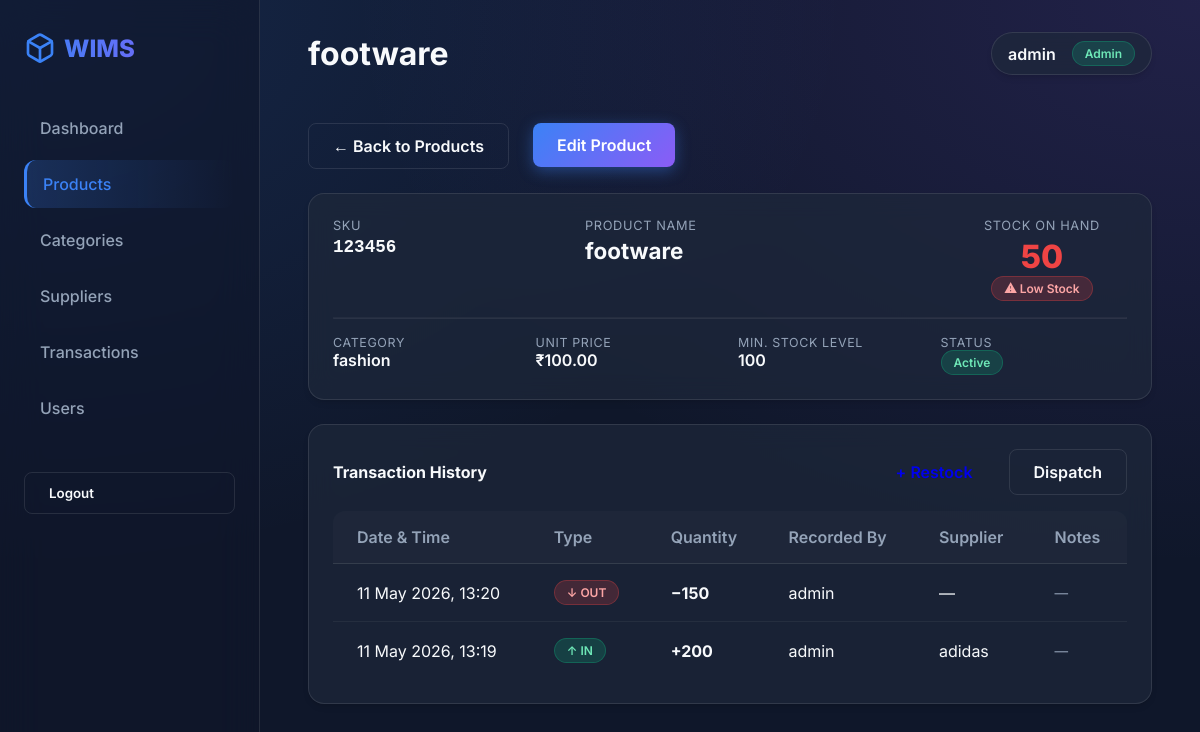
/products/1/ (signed in), run on the app's committed database.
### inventory/models.py (models this page shows, shortened)
class Product(models.Model):
    sku = models.CharField(max_length=50, unique=True)
    name = models.CharField(max_length=200)
    description = models.TextField(blank=True)
    category = models.ForeignKey(
        Category, on_delete=models.SET_NULL, null=True, blank=True, related_name="products"
    )
    unit_price = models.DecimalField(max_digits=10, decimal_places=2)
    min_stock = models.IntegerField(default=0, validators=[MinValueValidator(0)])
    is_active = models.BooleanField(default=True)  # Soft delete
    class Meta:
        ordering = ["name"]
    @property
    def stock_on_hand(self):
        result = self.transactions.aggregate(
            inbound=Coalesce(
                Sum("quantity", filter=Q(transaction_type="IN")), 0
            ),
            outbound=Coalesce(
                Sum("quantity", filter=Q(transaction_type="OUT")), 0
            ),
        )
        return result["inbound"] - result["outbound"]

class User(AbstractUser):
    ROLE_CHOICES = (
        ("ADMIN", "Admin"),
        ("MANAGER", "Manager"),
        ("STAFF", "Staff"),
    )
    role = models.CharField(max_length=10, choices=ROLE_CHOICES, default="STAFF")

class Category(models.Model):
    name = models.CharField(max_length=100, unique=True)
    description = models.TextField(blank=True)
    class Meta:
        verbose_name_plural = "Categories"
        ordering = ["name"]
    def __str__(self):
        return self.name

class Transaction(models.Model):
    TYPE_CHOICES = (
        ("IN", "Inbound (Restock)"),
        ("OUT", "Outbound (Dispatch)"),
    )
    product = models.ForeignKey(
        Product, on_delete=models.PROTECT, related_name="transactions"
    )
    user = models.ForeignKey(
        User, on_delete=models.PROTECT, related_name="transactions"
    )
    supplier = models.ForeignKey(
        Supplier,
        on_delete=models.PROTECT,
        null=True,
        blank=True,
        related_name="transactions",
    )
    transaction_type = models.CharField(max_length=3, choices=TYPE_CHOICES)
    quantity = models.PositiveIntegerField(validators=[MinValueValidator(1)])
    notes = models.TextField(blank=True, help_text="Optional reference or audit note.")
    timestamp = models.DateTimeField(auto_now_add=True)
    class Meta:
        ordering = ["-timestamp"]

class Supplier(models.Model):
    company_name = models.CharField(max_length=200)
    contact_person = models.CharField(max_length=100)
    email = models.EmailField()
    phone = models.CharField(max_length=20, blank=True)
    class Meta:
        ordering = ["company_name"]

### inventory/views.py (the view)
# urls.py: path("products/<int:pk>/", views.product_detail, name="product_detail"),
@login_required
def product_detail(request, pk):
    product = get_object_or_404(Product, pk=pk)
    transactions = Transaction.objects.filter(product=product).select_related(
        "user", "supplier"
    ).order_by("-timestamp")
    paginator = Paginator(transactions, 15)
    page_number = request.GET.get("page")
    page_obj = paginator.get_page(page_number)
    context = {
        "product": product,
        "page_obj": page_obj,
        "stock_on_hand": product.stock_on_hand,
    }
    return render(request, "inventory/product_detail.html", context)

### templates/inventory/product_detail.html (shortened to what this page needs)
{% extends "inventory/base.html" %}
{% block page_title %}{{ product.name }}{% endblock %}
{% block content %}
<div style="display: flex; gap: 1.5rem; align-items: flex-start; flex-wrap: wrap; margin-bottom: 1.5rem;">
    <a href="{% url 'product_list' %}" class="btn btn-outline">← Back to Products</a>
    {% if user.role == 'ADMIN' or user.role == 'MANAGER' or user.is_superuser %}
    <a href="{% url 'product_update' product.pk %}" class="btn btn-primary">Edit Product</a>
    {% endif %}
</div>
<div class="card glass" style="margin-bottom: 1.5rem;">
    <div style="display: flex; gap: 2rem; flex-wrap: wrap; align-items: flex-start;">
        <div style="flex: 1; min-width: 220px;">
            <p style="color: var(--text-muted); font-size: 0.8rem; margin-bottom: 0.25rem; text-transform: uppercase; letter-spacing: 0.05em;">SKU</p>
            <p style="font-size: 1.1rem; font-weight: 700; font-family: monospace;">{{ product.sku }}</p>
        </div>
        <div style="flex: 2; min-width: 220px;">
            <p style="color: var(--text-muted); font-size: 0.8rem; margin-bottom: 0.25rem; text-transform: uppercase; letter-spacing: 0.05em;">Product Name</p>
            <p style="font-size: 1.4rem; font-weight: 700;">{{ product.name }}</p>
        </div>
        <div style="flex: 1; min-width: 150px; text-align: center;">
            <p style="color: var(--text-muted); font-size: 0.8rem; margin-bottom: 0.25rem; text-transform: uppercase; letter-spacing: 0.05em;">Stock on Hand</p>
            <p style="font-size: 2rem; font-weight: 800;
                color: {% if stock_on_hand <= product.min_stock %}var(--danger){% else %}var(--success){% endif %};">
                {{ stock_on_hand }}
            </p>
            {% if stock_on_hand <= product.min_stock %}
            <span class="badge badge-danger">⚠ Low Stock</span>
            {% endif %}
        </div>
    </div>
    <hr style="margin: 1rem 0; border-color: rgba(255,255,255,0.07);">
    <div style="display: grid; grid-template-columns: repeat(auto-fit, minmax(180px, 1fr)); gap: 1rem;">
        <div>
            <p style="color: var(--text-muted); font-size: 0.78rem; text-transform: uppercase; letter-spacing: 0.05em;">Category</p>
            <p style="font-weight: 600;">{{ product.category|default:"Uncategorised" }}</p>
        </div>
        <div>
            <p style="color: var(--text-muted); font-size: 0.78rem; text-transform: uppercase; letter-spacing: 0.05em;">Unit Price</p>
            <p style="font-weight: 600;">₹{{ product.unit_price }}</p>
        </div>
        <div>
            <p style="color: var(--text-muted); font-size: 0.78rem; text-transform: uppercase; letter-spacing: 0.05em;">Min. Stock Level</p>
            <p style="font-weight: 600;">{{ product.min_stock }}</p>
        </div>
        <div>
            <p style="color: var(--text-muted); font-size: 0.78rem; text-transform: uppercase; letter-spacing: 0.05em;">Status</p>
            {% if product.is_active %}
            <span class="badge badge-success">Active</span>
            {% else %}
            <span class="badge badge-danger">Inactive</span>
            {% endif %}
        </div>
    </div>
</div>
<div class="card glass">
    <div style="display: flex; justify-content: space-between; align-items: center; margin-bottom: 1rem;">
        <h2 style="font-size: 1rem; font-weight: 700;">Transaction History</h2>
        <div style="display: flex; gap: 0.75rem;">
            <a href="{% url 'transaction_inbound' %}" class="btn btn-sm btn-success">+ Restock</a>
            <a href="{% url 'transaction_outbound' %}" class="btn btn-sm btn-outline">Dispatch</a>
        </div>
    </div>
    {% if page_obj %}
    <div class="table-container">
        <table>
            <thead>
                <tr>
                    <th>Date & Time</th>
                    <th>Type</th>
                    <th>Quantity</th>
                    <th>Recorded By</th>
                    <th>Supplier</th>
                    <th>Notes</th>
                </tr>
            </thead>
            <tbody>
                {% for tx in page_obj %}
                <tr>
                    <td>{{ tx.timestamp|date:"d M Y, H:i" }}</td>
                    <td>
                        {% if tx.transaction_type == 'IN' %}
                        <span class="badge badge-success">↑ IN</span>
                        {% else %}
                        <span class="badge badge-danger">↓ OUT</span>
                        {% endif %}
                    </td>
                    <td style="font-weight: 700;">
                        {% if tx.transaction_type == 'IN' %}+{% else %}−{% endif %}{{ tx.quantity }}
                    </td>
                    <td>{{ tx.user.username }}</td>
                    <td>{{ tx.supplier.company_name|default:"—" }}</td>
                    <td style="color: var(--text-muted); font-size: 0.85rem;">{{ tx.notes|default:"—" }}</td>
                </tr>
                {% endfor %}
            </tbody>
        </table>
    </div>
    {% else %}
    <p style="color: var(--text-muted); text-align: center; padding: 2rem 0;">No transactions recorded for this product yet.</p>
    {% endif %}
</div>
{% endblock %}

### templates/inventory/base.html (shortened to what this page needs)
<!DOCTYPE html>
<html lang="en">
<head>
    {% load static %}
    <link rel="stylesheet" href="{% static 'css/styles.css' %}">
</head>
<body>
    {% if user.is_authenticated %}
    <aside class="sidebar">
        <div class="sidebar-logo">
            WIMS
        </div>
        <ul class="nav-links">
            <li class="nav-item">
                <a href="{% url 'dashboard' %}" class="{% if request.resolver_match.url_name == 'dashboard' %}active{% endif %}">
                    Dashboard
                </a>
            </li>
            <li class="nav-item">
                <a href="{% url 'product_list' %}" class="{% if 'product' in request.resolver_match.url_name %}active{% endif %}">
                    Products
                </a>
            </li>
            <li class="nav-item">
                <a href="{% url 'category_list' %}" class="{% if 'category' in request.resolver_match.url_name %}active{% endif %}">
                    Categories
                </a>
            </li>
            <li class="nav-item">
                <a href="{% url 'supplier_list' %}" class="{% if 'supplier' in request.resolver_match.url_name %}active{% endif %}">
                    Suppliers
                </a>
            </li>
            <li class="nav-item">
                <a href="{% url 'transaction_list' %}" class="{% if 'transaction' in request.resolver_match.url_name %}active{% endif %}">
                    Transactions
                </a>
            </li>
            {% if user.role == 'ADMIN' or user.is_superuser %}
            <li class="nav-item">
                <a href="{% url 'user_list' %}" class="{% if 'user' in request.resolver_match.url_name %}active{% endif %}">
                    Users
                </a>
            </li>
            {% endif %}
            <li class="nav-item" style="margin-top: 2rem;">
                <form action="{% url 'logout' %}" method="post">
                    <button type="submit" class="btn btn-outline" style="width: 100%; justify-content: flex-start;">Logout</button>
                </form>
            </li>
        </ul>
    </aside>
    {% endif %}
    <main class="main-content" {% if not user.is_authenticated %}style="margin-left: 0; max-width: 100vw; display: flex; align-items: center; justify-content: center;"{% endif %}>
        {% if user.is_authenticated %}
        <header class="top-header">
            <h1 class="page-title">{% block page_title %}Dashboard{% endblock %}</h1>
            <div class="user-profile glass" style="padding: 0.5rem 1rem; border-radius: 999px;">
                <span style="font-weight: 600;">{{ user.username }}</span>
                <span class="badge badge-success">{{ user.get_role_display }}</span>
            </div>
        </header>
        {% endif %}
        {% block content %}{% endblock %}
    </main>
</body>
</html>

### static/css/styles.css (style rules this page uses)
:root { --bg-dark: #0f172a; --bg-card: rgba(30, 41, 59, 0.7); --primary: #3b82f6; --primary-hover: #2563eb; --accent: #8b5cf6; --text-main: #f8fafc; --text-muted: #94a3b8; --border-color: rgba(255, 255, 255, 0.1); --success: #10b981; --warning: #f59e0b; --danger: #ef4444; --font-main: 'Inter', sans-serif; }
* { box-sizing: border-box; margin: 0; padding: 0; }
body { font-family: var(--font-main); background-color: var(--bg-dark); color: var(--text-main); min-height: 100vh; display: flex; overflow-x: hidden; background-image: radial-gradient(at 0% 0%, rgba(59, 130, 246, 0.15) 0px, transparent 50%), radial-gradient(at 100% 0%, rgba(139, 92, 246, 0.15) 0px, transparent 50%); background-attachment: fixed; }
.glass { background: var(--bg-card); backdrop-filter: blur(12px); -webkit-backdrop-filter: blur(12px); border: 1px solid var(--border-color); border-radius: 16px; box-shadow: 0 4px 6px -1px rgba(0, 0, 0, 0.1), 0 2px 4px -1px rgba(0, 0, 0, 0.06); }
.sidebar { width: 260px; height: 100vh; position: fixed; left: 0; top: 0; padding: 2rem 1.5rem; display: flex; flex-direction: column; z-index: 10; border-right: 1px solid var(--border-color); background: rgba(15, 23, 42, 0.6); backdrop-filter: blur(20px); }
.sidebar-logo { font-size: 1.5rem; font-weight: 800; margin-bottom: 2.5rem; background: linear-gradient(to right, var(--primary), var(--accent)); -webkit-background-clip: text; -webkit-text-fill-color: transparent; display: flex; align-items: center; gap: 0.5rem; }
.nav-links { list-style: none; display: flex; flex-direction: column; gap: 0.5rem; }
.nav-item a { display: flex; align-items: center; gap: 1rem; padding: 0.875rem 1rem; color: var(--text-muted); text-decoration: none; border-radius: 12px; font-weight: 500; }
.nav-item a.active { background: linear-gradient(90deg, rgba(59,130,246,0.2) 0%, transparent 100%); color: var(--primary); border-left: 3px solid var(--primary); }
.main-content { margin-left: 260px; flex: 1; padding: 2rem 3rem; max-width: calc(100vw - 260px); }
.top-header { display: flex; justify-content: space-between; align-items: center; margin-bottom: 3rem; }
.page-title { font-size: 2rem; font-weight: 700; color: var(--text-main); }
.user-profile { display: flex; align-items: center; gap: 1rem; }
.card { padding: 1.5rem; }
.table-container { overflow-x: auto; border-radius: 12px; }
table { width: 100%; border-collapse: separate; border-spacing: 0; text-align: left; }
th { background: rgba(255, 255, 255, 0.02); color: var(--text-muted); font-weight: 600; padding: 1rem 1.5rem; border-bottom: 1px solid var(--border-color); }
td { padding: 1rem 1.5rem; border-bottom: 1px solid rgba(255, 255, 255, 0.05); color: var(--text-main); }
tr:last-child td { border-bottom: none; }
.badge { padding: 0.25rem 0.75rem; border-radius: 9999px; font-size: 0.75rem; font-weight: 600; display: inline-flex; align-items: center; gap: 0.375rem; }
.badge-danger { background: rgba(239, 68, 68, 0.2); color: #fca5a5; border: 1px solid rgba(239, 68, 68, 0.3); }
.badge-success { background: rgba(16, 185, 129, 0.2); color: #6ee7b7; border: 1px solid rgba(16, 185, 129, 0.3); }
.btn { display: inline-flex; align-items: center; justify-content: center; gap: 0.5rem; padding: 0.75rem 1.5rem; border-radius: 8px; font-weight: 600; cursor: pointer; border: none; font-family: inherit; text-decoration: none; }
.btn-primary { background: linear-gradient(135deg, var(--primary), var(--accent)); color: white; box-shadow: 0 4px 15px rgba(59, 130, 246, 0.4); }
.btn-outline { background: transparent; border: 1px solid var(--border-color); color: var(--text-main); }

### data on the page
Product: name "footware", sku "123456", category "fashion", unit_price "100.00", min_stock "100"
User: username "admin", role "Admin"
Transaction: timestamp "11 May 2026, 13:20", transaction_type "↓ OUT", quantity "150", user.username "admin", supplier.company_name "—", notes "—"
Transaction: timestamp "11 May 2026, 13:19", transaction_type "↑ IN", quantity "200", user.username "admin", supplier.company_name "adidas", notes "—"

### other printed values
{{ stock_on_hand }} "50"
